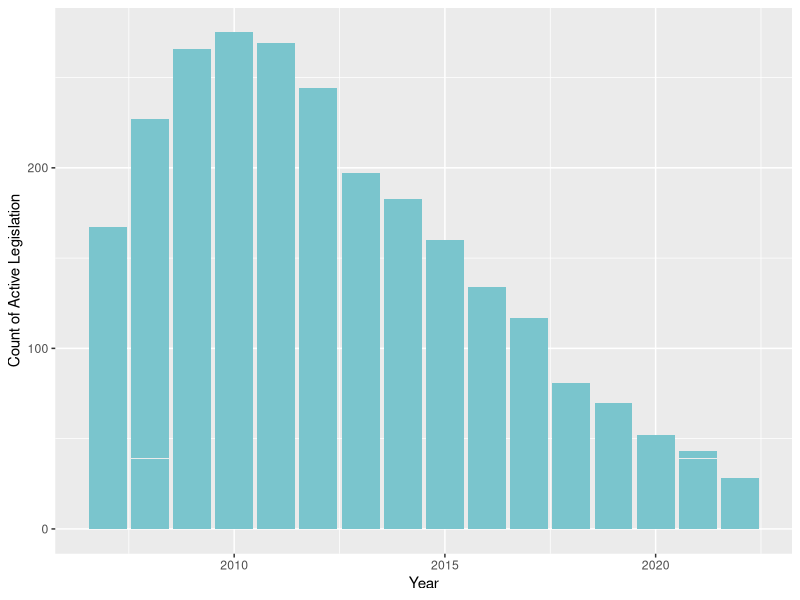
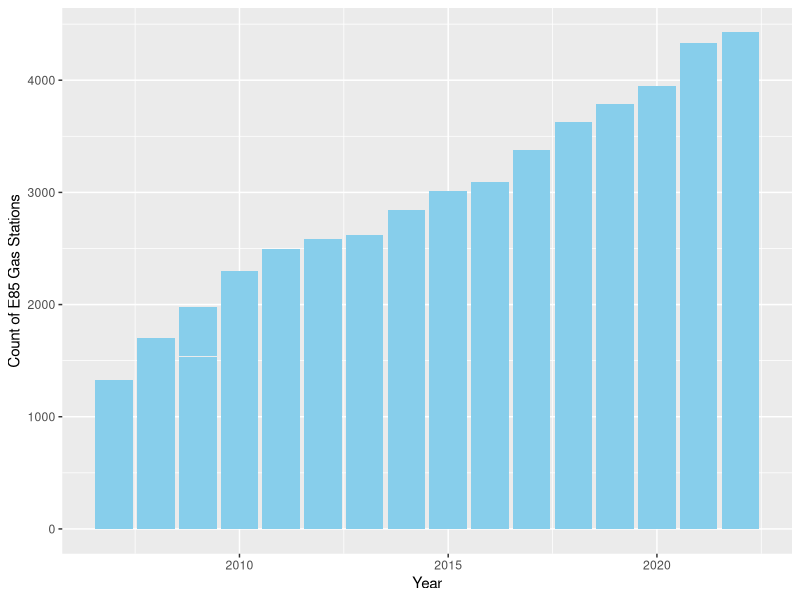
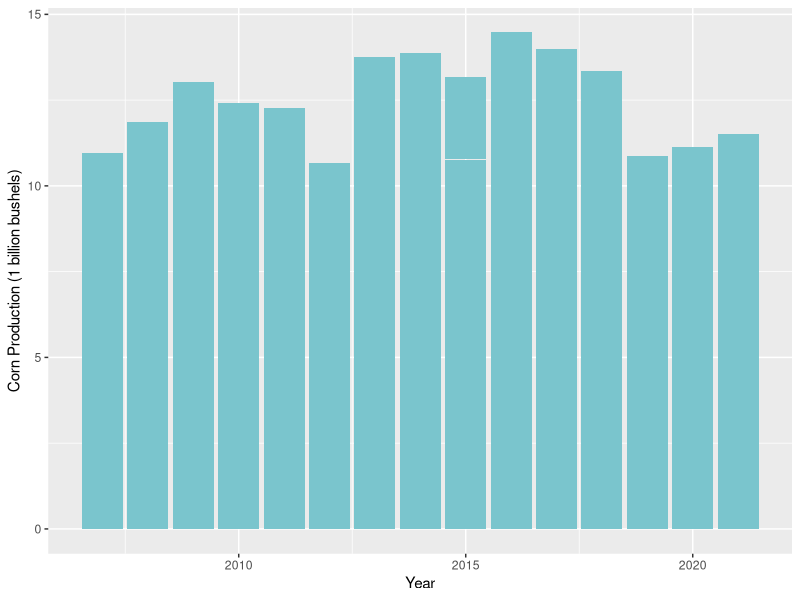
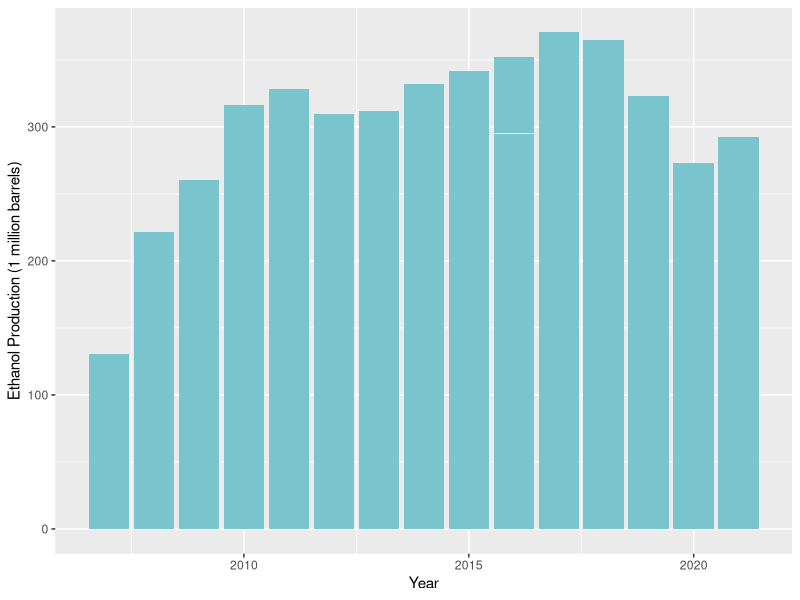
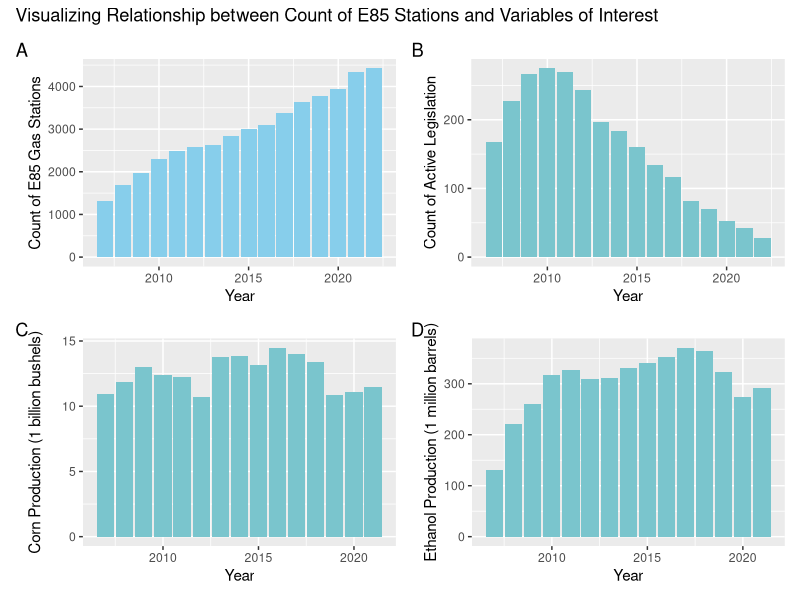
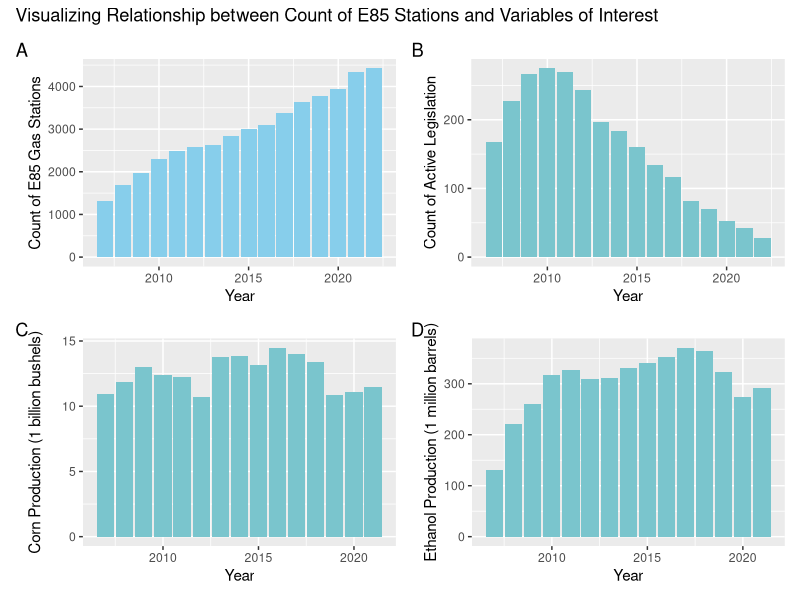

The R source for these figures, in order:
#libraray needed packages
library(tidyverse)
library(ggplot2)
library(readr)
library(patchwork)

#setwd

#import data set
mega = read.csv("Data/Merging/merge_final.csv")

mega_sum = mega |> 
  mutate(total_leg = incentives + tax_incentives + grant_incentives + other_incentives + regulations)

legbar = mega_sum |> 
  filter(state != "Total") |> 
  ggplot(aes(y = total_leg, x = year)) +
  geom_bar(stat = "identity", fill = "cadetblue3") + 
  labs(x = "Year", y = "Count of Active Legislation")
legbar

e85bar = mega_sum |> 
  filter(state != "Total") |> 
  ggplot(aes(y = e85, x = year)) +
  geom_bar(stat = "identity", fill = "skyblue") + 
  labs(x = "Year", y = "Count of E85 Gas Stations")
e85bar

cornprodbar = mega_sum |> 
  filter(state != "Total") |> 
  mutate(corn.production = corn.production/1000000000) |> 
  ggplot(aes(y = corn.production, x = year)) +
  geom_bar(stat = "identity", fill = "cadetblue3") +
  labs(x = "Year", y = "Corn Production (1 billion bushels)")
cornprodbar

ethprodbar = mega_sum |> 
  filter(state != "Total") |> 
  mutate(eth.production = eth.production/1000) |> 
  ggplot(aes(y = eth.production, x = year)) +
  geom_bar(stat = "identity", fill = "cadetblue3") +
  labs(x = "Year", y = "Ethanol Production (1 million barrels)")
ethprodbar

#use patchwork to compile barcharts into one plot
drivers = ((e85bar|legbar)/(cornprodbar|ethprodbar)) +
  plot_annotation(tag_levels = "A", title = "Visualizing Relationship between Count of E85 Stations and Variables of Interest")
drivers

#save plot
ggsave("Outputs/Exploratory_Analysis/E85Relationships.png", drivers, "png")
